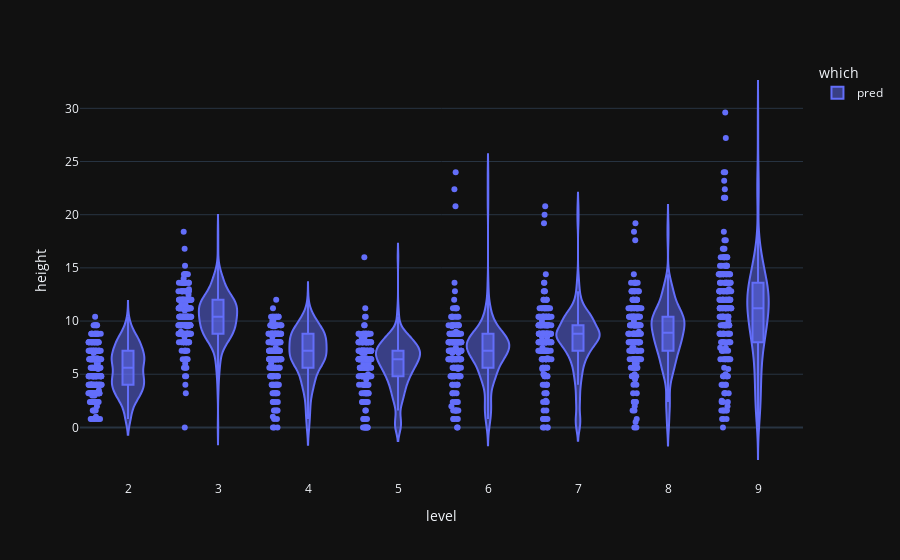

This figure's notebook cell:
### Code cell
fig = px.violin(concatenated_df, y="height", x="level", color="which", box=True, points="all",
          hover_data=["sub_name","which"])
fig.show()

### Figure 1 — Plotly figure (JSON) as saved in the notebook; plotly's stock layout.template omitted (floating-point values rounded to 4 significant figures; data arrays with more than 128 entries replaced by an {"elided": "..."} marker saying what was removed)
{"data": [{"alignmentgroup": "True", "box": {"visible": true}, "customdata": {"elided": "2670x2 str values"}, "hovertemplate": "which=%{customdata[1]}<br>level=%{x}<br>height=%{y}<br>sub_name=%{customdata[0]}<extra></extra>", "legendgroup": "pred", "marker": {"color": "#636efa"}, "name": "pred", "offsetgroup": "pred", "orientation": "v", "points": "all", "scalegroup": "True", "showlegend": true, "x": {"elided": "2670 int values"}, "x0": " ", "xaxis": "x", "y": {"elided": "2670 float values"}, "y0": " ", "yaxis": "y", "type": "violin"}], "layout": {"xaxis": {"anchor": "y", "domain": [0.0, 1.0], "title": {"text": "level"}}, "yaxis": {"anchor": "x", "domain": [0.0, 1.0], "title": {"text": "height"}}, "legend": {"title": {"text": "which"}, "tracegroupgap": 0}, "margin": {"t": 60}, "violinmode": "group"}}
